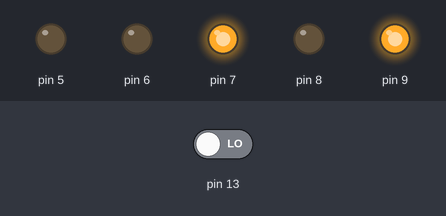
Bench run of a sketch on a simulated Arduino Uno, built with avr-gcc and run on an emulated ATmega328P. Parts: output pins drawn as LEDs (lit = HIGH). The inputs (shaded band) are chosen by the test bench; at power-on: pin 13 LOW.

Above: at 5.0 s.
At 10.6 s:
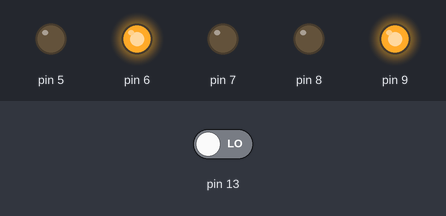
At 17.2 s:
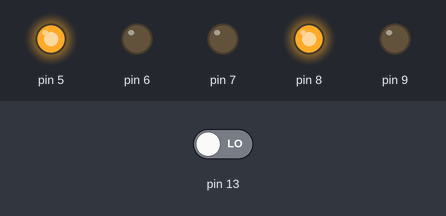
At 21.7 s:
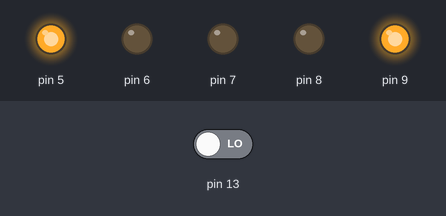
Timing chart, 0 to 30.2 s (numbered marks = the images above):
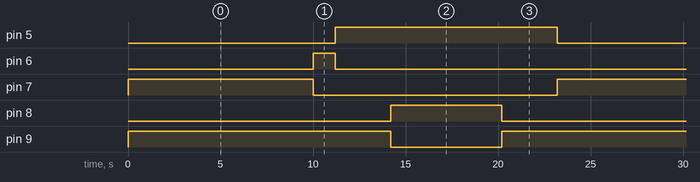

The sketch:

semaforo_pedestres_e_carros.ino
```cpp
  bool botueira = false;


 //executada apenas quando liga ou quando reseta o arduino
 void setup() {


  pinMode(13,INPUT);
  pinMode(7,OUTPUT);
  pinMode(6,OUTPUT);
  pinMode(5,OUTPUT);

  pinMode(8,OUTPUT);
  pinMode(9,OUTPUT);


}

    void inverter(bool* valor){
      (*valor) = !(*valor);

    }


//executado sequencialmente infinitas vezes
void loop() {

    if(digitalRead(13))
      inverter(&botueira);


    digitalWrite(7,HIGH);
    digitalWrite(6,LOW);
    digitalWrite(5,LOW);

    digitalWrite(8,LOW);
    digitalWrite(9,HIGH);

    delay(10000);
    digitalWrite(7,LOW);
    digitalWrite(6,HIGH);
    digitalWrite(5,LOW);


    delay(1200);
    digitalWrite(7,LOW);
    digitalWrite(6,LOW);
    digitalWrite(5,HIGH);

      delay(3000);
    digitalWrite(8,HIGH);
    digitalWrite(9,LOW);
    delay(6000);
    digitalWrite(8,LOW);
    digitalWrite(9,HIGH);
    delay(3000);


  // put your main code here, to run repeatedly:

}
```

Measured:
- by itself, pin 5: alternates HIGH for 12.0 s and LOW for 11.2 s
- by itself, pin 6: alternates HIGH for 1.2 s and LOW for 22.0 s
- by itself, pin 7: alternates HIGH for 10.0 s and LOW for 13.2 s
- by itself, pin 8: alternates HIGH for 6.0 s and LOW for 17.2 s
- by itself, pin 9: repeats every 23.2 s: LOW 6.0 s, HIGH 17.2 s
